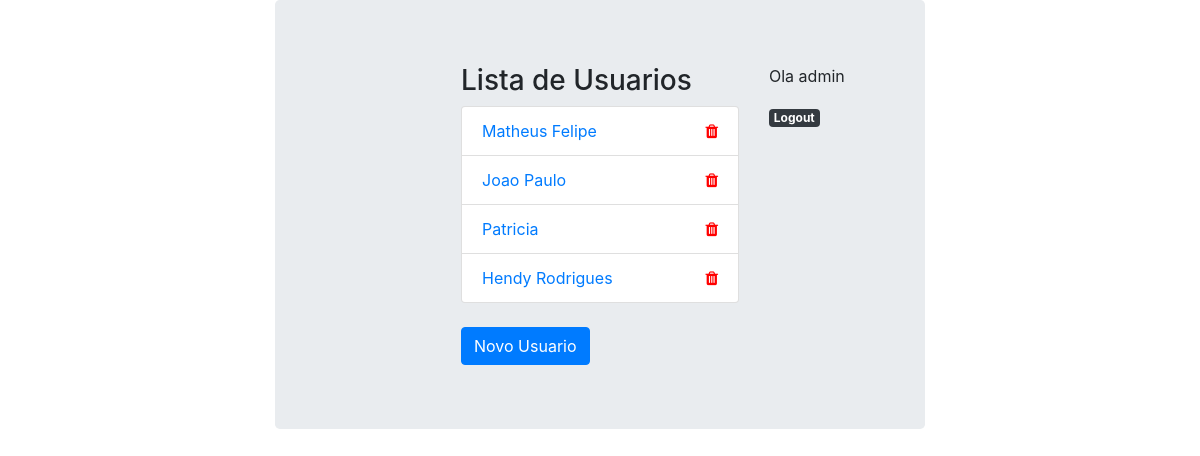
Page /person/list/ (signed in) on the earlier database version.
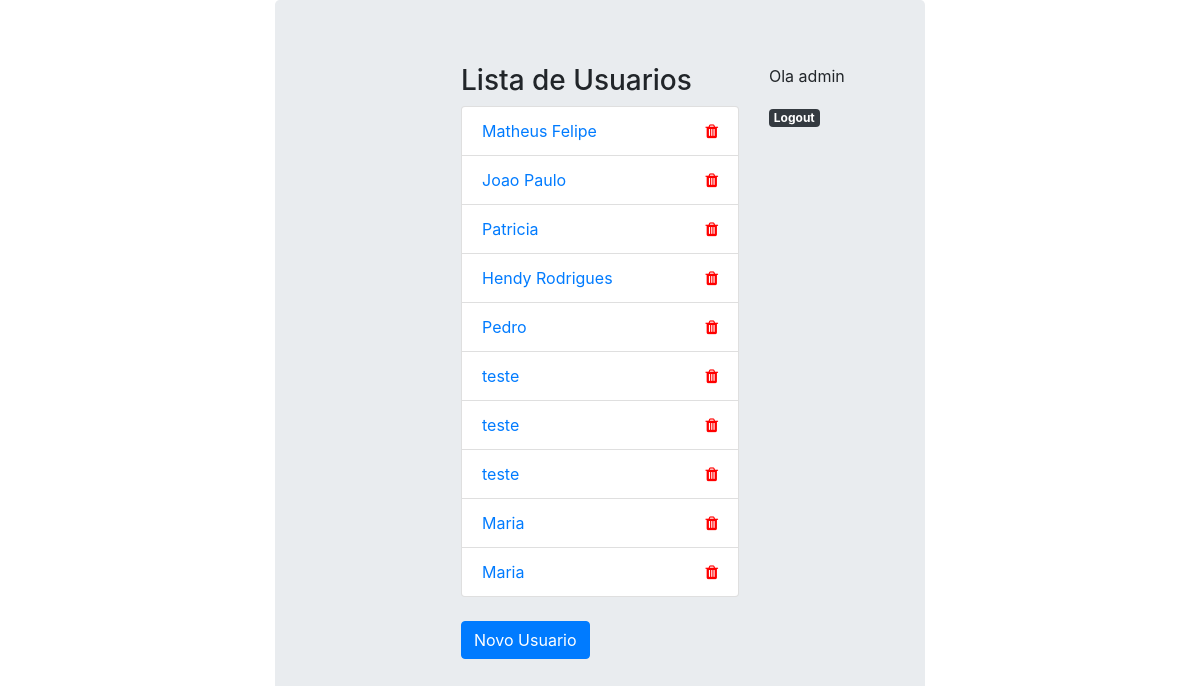
Same page on the later database version.
### usuarios/models.py (models this page shows, shortened)
class Person(models.Model):
    nome = models.CharField(max_length=100)
    email = models.CharField(max_length=100)
    endereco = models.CharField(max_length=150)
    pais = models.CharField(max_length=20)
    estado = models.CharField(max_length=20)
    municipio = models.CharField(max_length=20)
    cep = models.IntegerField()
    rua = models.CharField(max_length=20)
    numero = models.IntegerField()
    complemento = models.CharField(max_length=50)
    cpf = models.IntegerField()
    pis = models.IntegerField()
    senha = models.IntegerField()
    foto = models.ImageField(upload_to='usuarios_fotos', null=True, blank=True) #opcional

### usuarios/views.py (the view)
# urls.py: path('list/', persons_list, name='person_list'),
@login_required
def persons_list(request):
    person =  Person.objects.all()
    return render(request, 'person.html', {'persons': person})

### templates/person.html (shortened to what this page needs)
{% extends 'base.html' %}
{% load bootstrap %}
{% block main %}
<div class="row">
    <div class="col">
    </div>
    <div class="col-6">
        <h3>Lista de Usuarios</h3>
        <ul class="list-group">
            {% for person in persons %}
                <li class="list-group-item">
                    <a href="{% url 'persons_update' person.id %}">{{ person.nome }}</a>
                    <a href="{% url 'persons_delete' person.id %}" class="trash-item">
                        <i class="fa fa-trash" aria-hidden="false" width="30px"></i>
                    </a>
                </li>
            {% endfor %}
        </ul>
        <br>
        <a href="{% url 'person_new' %}" class="btn btn-primary">Novo Usuario</a>
    </div>
    <div class="col">
        {% if user.is_authenticated %}
            <p>Ola {{ user.username }}</p>
            <a href="{% url 'logout' %}">
            <span class="badge badge-dark">Logout</span>
        </a></p>
        {% else %}
            <a href="{% url 'login' %}" class="btn btn-info">Login</a>
        {% endif %}
    </div>
</div>
{% endblock %}

Differences in the rows shown:
added Person: nome "Pedro"
added Person: nome "teste"
added Person: nome "teste"
added Person: nome "teste"
added Person: nome "Maria"
added Person: nome "Maria"
